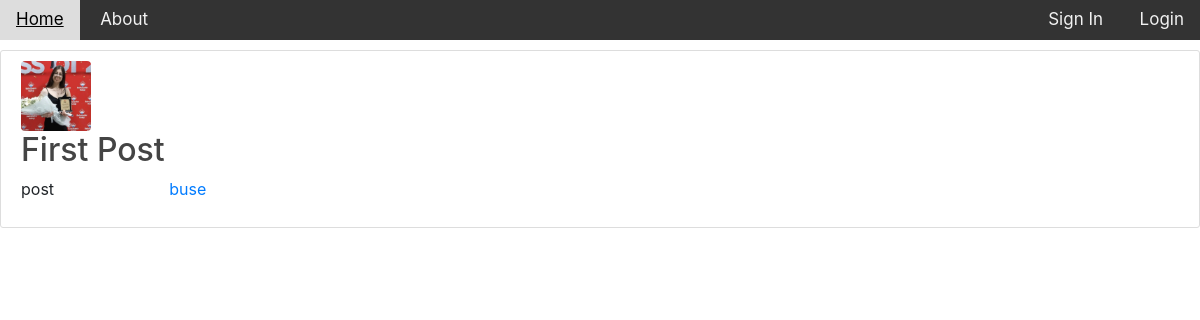
/post/1, run on the app's committed database.
### flask_web/models.py (models this page shows, shortened)
class User(db.Model, UserMixin):
    id = db.Column(db.Integer, primary_key=True)
    username = db.Column(db.String(20), unique=True, nullable=False)
    email = db.Column(db.String(120), unique=True, nullable=False)
    image_file = db.Column(db.String(20), nullable=False, default='default.jpg')
    password = db.Column(db.String(60), nullable=False)
    posts = db.relationship('Post', backref='author', lazy=True)

class Post(db.Model):
    id = db.Column(db.Integer, primary_key=True)
    title = db.Column(db.String(100), nullable=False)
    content = db.Column(db.Text, nullable=False)
    user_id = db.Column(db.Integer, db.ForeignKey('user.id'), nullable=False)

### flask_web/posts/routes.py (the view)
@posts.route("/post/<int:post_id>")
def post(post_id):
    post = Post.query.get_or_404(post_id)
    return render_template('post.html', title=post.title, post=post)

### flask_web/templates/post.html (shortened to what this page needs)
{% extends 'base.html' %}
{% block body %}
        <article class="media content-section">
            <div class="media-body">
                <div class="article-metadata">
                <img class="account-img" src="{{ url_for('static', filename= post.author.image_file) }}">
                <h2 class="article-title">{{ post.title }}</h2>
                <p class="article-content">{{ post.content }}</p>
                </div>
                <div class="article-info">
                  <a class="mr-2" href="{{ url_for('users.user_posts', username=post.author.username) }}">{{ post.author.username }}</a>
                </div>
            </div>
        </article>
{% endblock %}

### flask_web/static/main.css (style rules this page uses)
.content-section { background: #ffffff; padding: 10px 20px; border: 1px solid #dddddd; border-radius: 3px; margin-bottom: 20px; display: inline-block; margin-top: 10px; vertical-align: top; }
.article-title { color: #444444; text-decoration: none; }
.article-content { white-space: pre-line; }
.mr-2 { text-decoration: none; }
.media-body { width:300px; display: inline-block; vertical-align: top; }
.article-metadata, .article-info { display: inline-block; }
.account-img { border-radius: 4px; width:70px; }

### data on the page
User: image_file (picture), author.username "buse"
Post: title "First Post", content "post"
